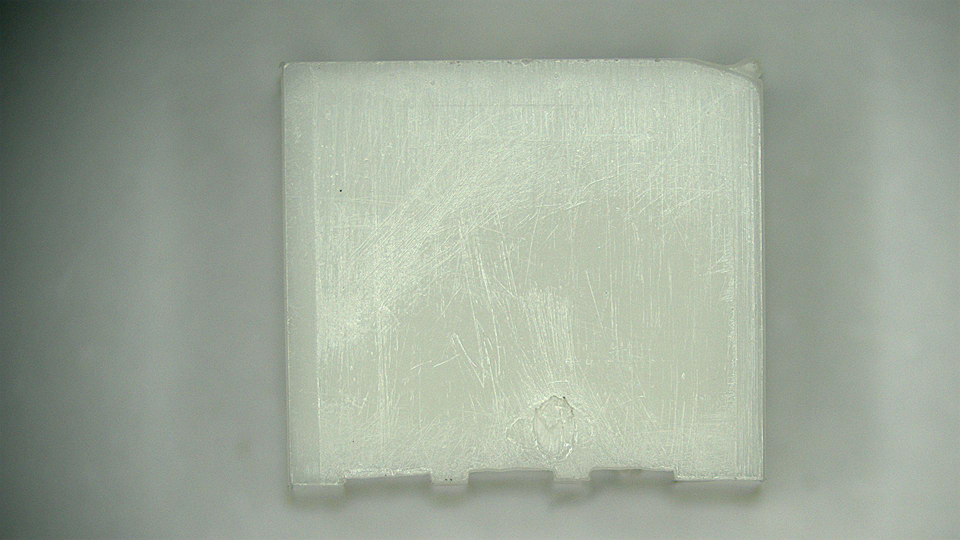
#> input picture Interface-tf/lp.jpg, 1920 x 1080 px (shown at 1/2 size); its folder holds only this picture in this run
$ python img_preprocessing.py   (older library calls are emulated)
#> lines starting #> are read from the running program, lines starting #| are printed output that depends on the picture; after the words box and inside, x2 and y2 are one past the last pixel; in counts of white or black regions, pixels touching at a corner belong together
#> in test, img is the input picture: shape (1080, 1920, 3); mean B, G, R 152.9, 167.1, 157.2
# -*- coding: utf-8 -*-

'''
load_img_path： 一级目录，生成图像的路径。
load_database_path：二级目录， 生成图像的路径。
plot： 实现图像中抠图，找到轮廓抠出来。
'''

import numpy as np
import cv2
import os

# [29 lines left out: functions load_img_path, load_database_path, not called in this run]


def plot(img):

    #img = cv2.imread(img_path)
    #img = cv2.resize(img, (200, 100))
    gray = cv2.cvtColor(img, cv2.COLOR_BGR2GRAY)
    # 直方图均衡化
    eq = cv2.equalizeHist(gray)
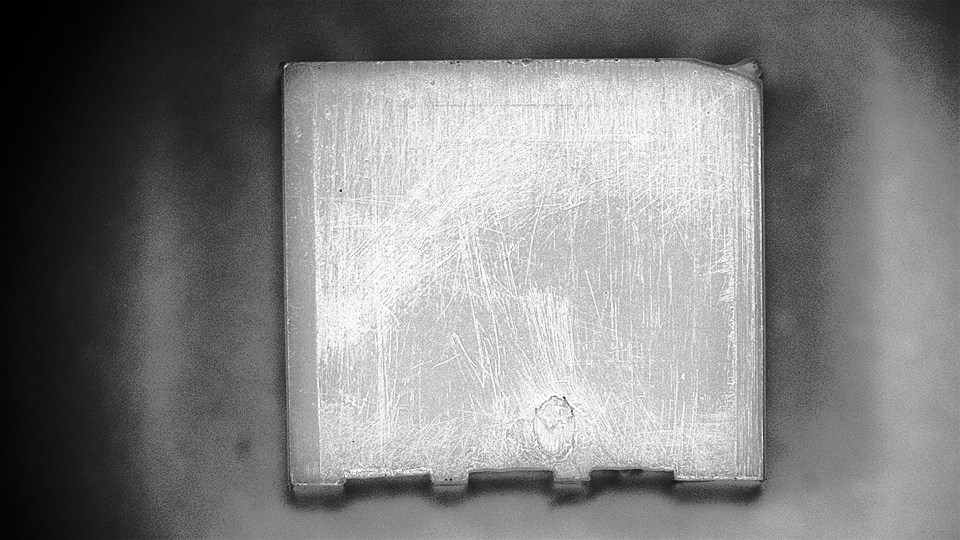
#> eq: shape (1080, 1920) (shown at 1/2 size); min 0, max 255, mean 128.8
    # 中通滤波
    b = cv2.medianBlur(eq, 9)

    m, n = img.shape[:2]
#> m = 1080; n = 1920
    b2 = cv2.resize(b, (n//4, m//4))
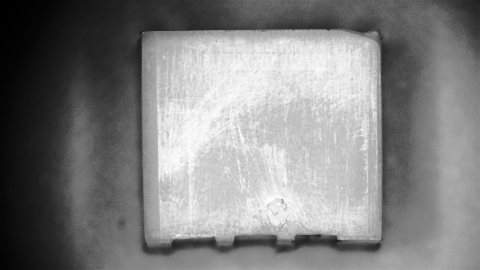
#> b2: shape (270, 480); min 0, max 254, mean 129.2
    # 开运算和闭运算
    m1 = cv2.morphologyEx(b2, cv2.MORPH_OPEN, np.ones((100, 100)))
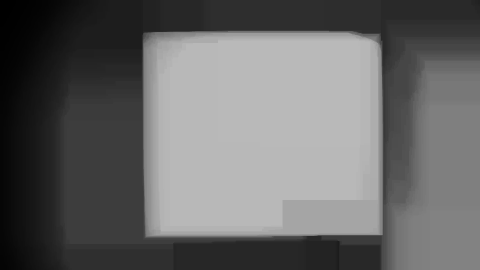
#> m1: shape (270, 480); min 0, max 185, mean 102.8
    m2 = cv2.morphologyEx(m1, cv2.MORPH_CLOSE, np.ones((4, 4)))

    _, bw = cv2.threshold(m2, 150, 200, cv2.THRESH_BINARY_INV)
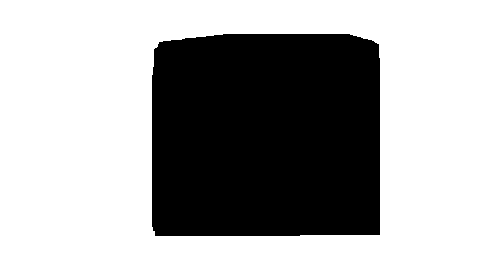
#> bw: shape (270, 480); values 0 (black) and 200 (white), 65% white; 1 black region

    bw = cv2.resize(bw, (n, m))
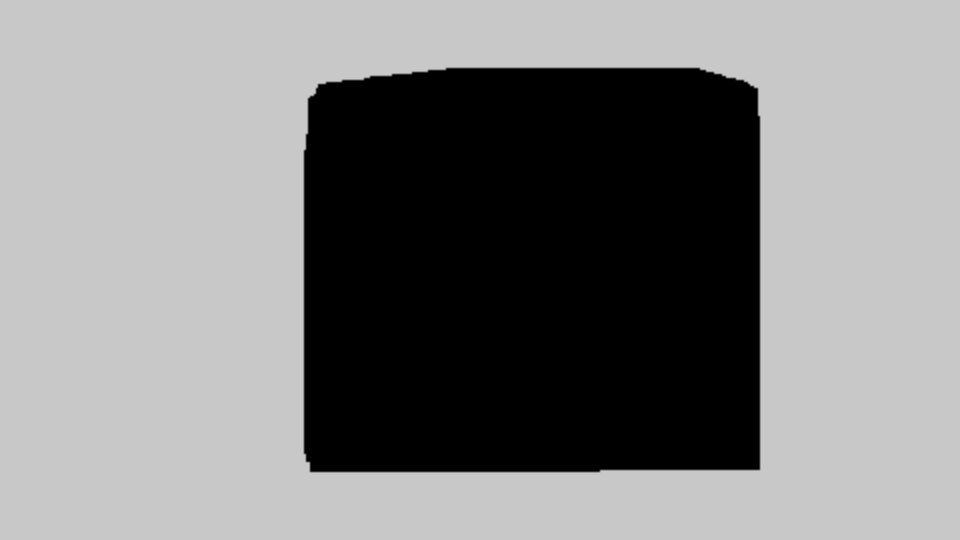
#> bw: shape (1080, 1920) (shown at 1/2 size); min 0, max 200, mean 130

    r = img.copy()
    # img2, ctrs, hier = cv2.findContours(bw, cv2.RETR_EXTERNAL, cv2.CHAIN_APPROX_SIMPLE)
    # 找轮廓。
    img2, ctrs, hier = cv2.findContours( bw, cv2.RETR_TREE, cv2.CHAIN_APPROX_NONE)
#> ctrs = 2 contours; box (x1, y1, x2, y2) and area: (0, 0, 1920, 1080) 2070601, (609, 137, 1519, 943) 720993

    min_area = 999999
    c_min = 0
    for ctr in ctrs:
        area = cv2.contourArea(ctr)
        if (area < min_area):
            min_area = area
            c_min = ctr
#> this loop made 2 passes
#> (area, min_area) on pass 2: (720993, 720993)
#> area on pass 1: 2070601
#> after the loop, c_min = contour of 3396 points, box (x1, y1, x2, y2) (609, 137, 1519, 943), area 720993; min_area = 720993
    x, y, w, h = cv2.boundingRect(c_min)
#> x = 609; y = 137; w = 910; h = 806
    # x, y, w, h = x-100, y-50, w+100, h+100
    x, y, w, h = x-110, y-60, w+110, h+110
#> x = 499; y = 77; w = 1020; h = 916
    imgs = r[y:y+h, x:x+w]
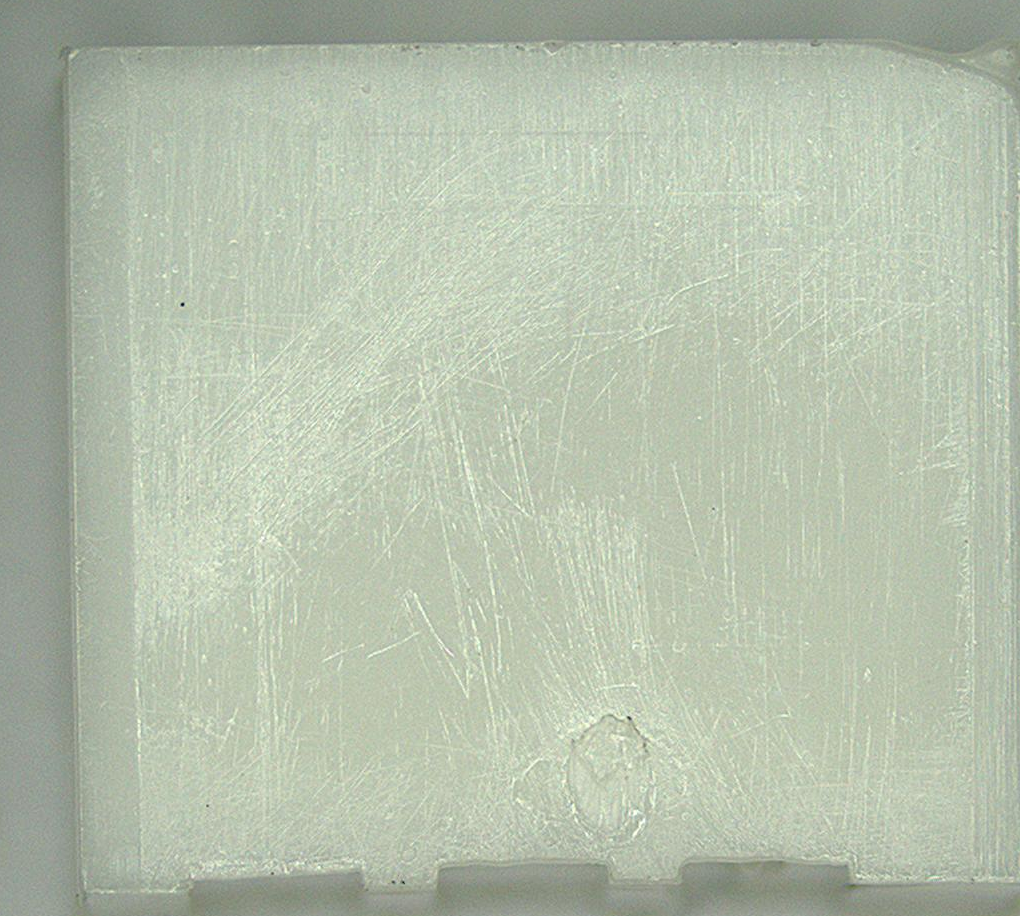
#> imgs: shape (916, 1020, 3); mean B, G, R 172.7, 191.8, 181.3
    #cv2.rectangle(r, (x, y), (x+w, y+h), (0, 255, 0), 10)
    #cv2.imwrite("img.jpg", r)
    #cv2.imwrite("temp.jpg", imgs)
    return imgs

def test(img_path):
    img = cv2.imread(img_path)
    image = plot(img)

# [15 lines left out: function test_batch, not called in this run]

if __name__ == '__main__':
    test('lp.jpg')
    # test_batch()
